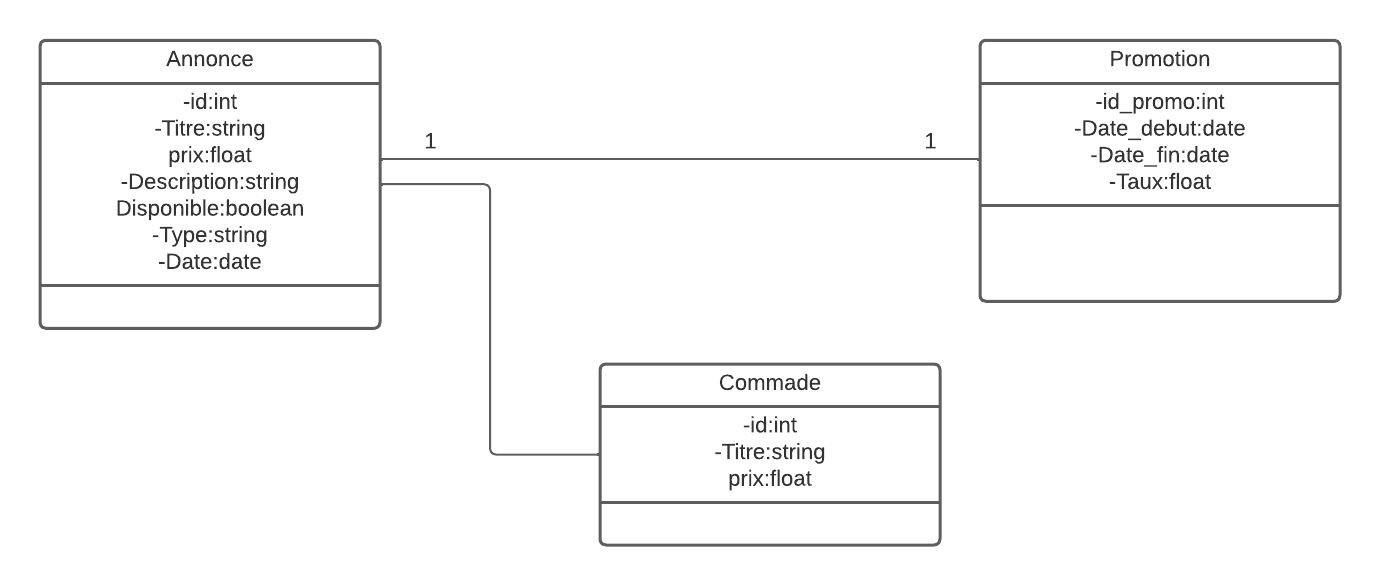
#> input picture class1.png, 1380 x 585 px
$ python main.py
#> lines starting #> are read from the running program, lines starting #| are printed output that depends on the picture; after the words box and inside, x2 and y2 are one past the last pixel; in counts of white or black regions, pixels touching at a corner belong together

import cv2
import pytesseract

# Load the image and convert it to grayscale
image = cv2.imread('class1.png')
#> image is the input picture: shape (585, 1380, 3); min 51, max 255, mean 248.8

gray = cv2.cvtColor(image, cv2.COLOR_BGR2GRAY)

# Apply image pre-processing
threshold = 150
gray = cv2.threshold(gray, threshold, 255, cv2.THRESH_BINARY)[1]
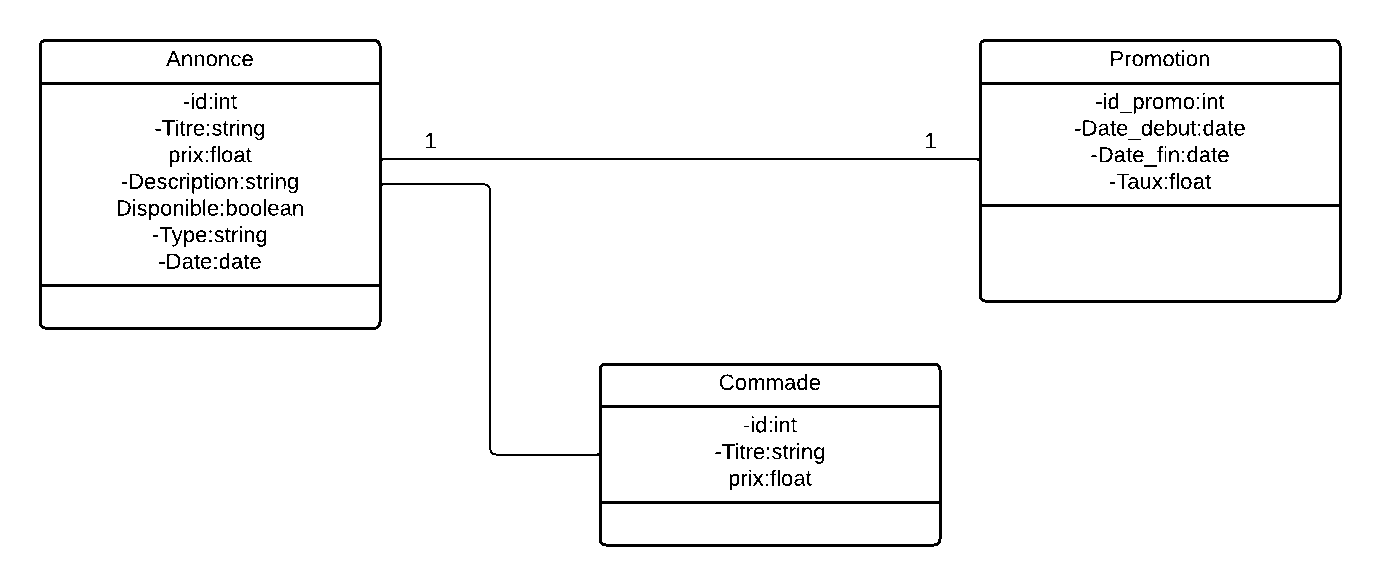
#> gray: shape (585, 1380); 96.5% white; 233 black regions (62 under 20 px), largest, box (x1, y1, x2, y2) and area: (39, 39, 1342, 547) 18872, (1083, 120, 1097, 136) 86, (749, 378, 764, 390) 86

# Extract text using Pytesseract
#> (the run stopped early here; a loop or call above may not have finished)

$ run again, with class2.png copied over class1.png
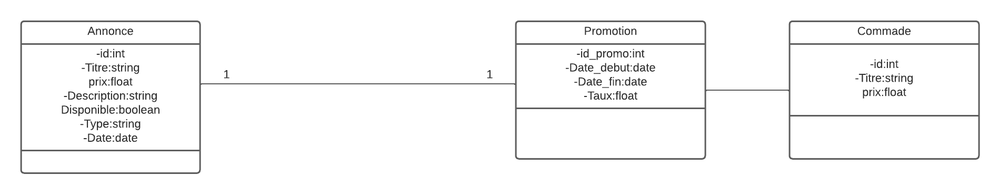
#> input picture class2.png, 1000 x 194 px, shrunk from 1900 x 368 before the run
#> image is the input picture: shape (194, 1000, 3); min 21, max 255, mean 247.3
#> `gray = cv2.threshold(gray, threshold, 255, cv2.THRESH_BINARY)[1]`:
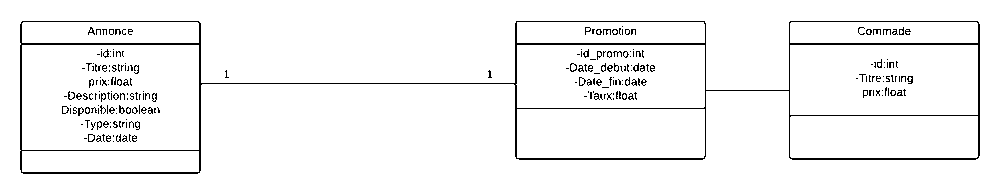
#> gray: shape (194, 1000); 95.9% white; black in thin lines or dots, all inside (x1, y1, x2, y2) = (20, 21, 980, 174)

$ run again, with class22.png copied over class1.png
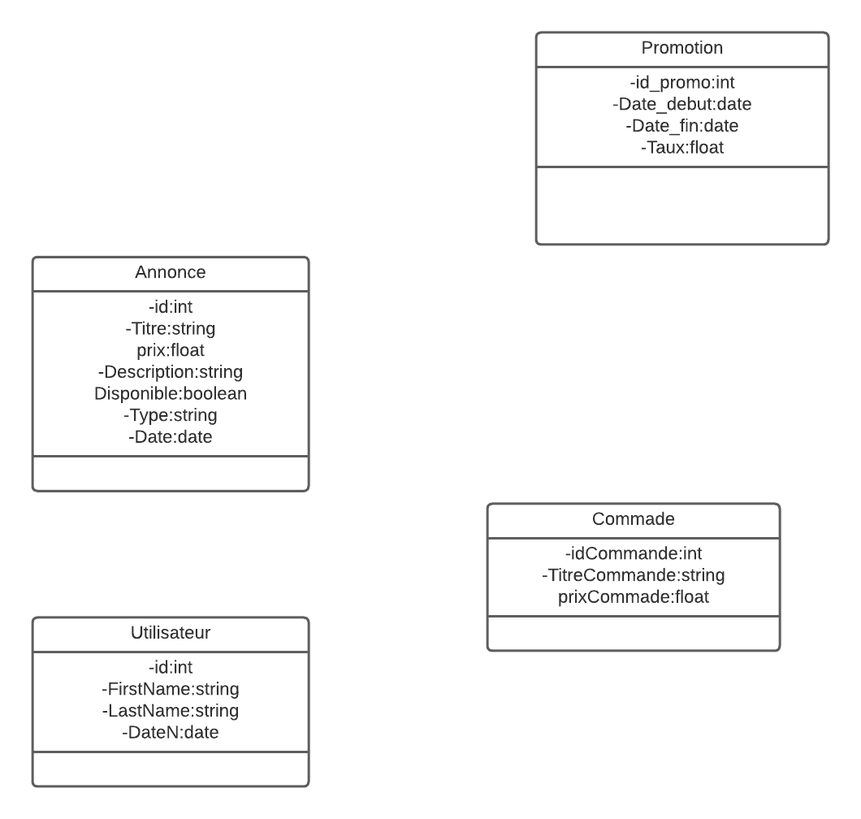
#> input picture class22.png, 861 x 819 px, shrunk from 1060 x 1008 before the run
#> image is the input picture: shape (819, 861, 3); min 0, max 255, mean 248.7
#> `gray = cv2.threshold(gray, threshold, 255, cv2.THRESH_BINARY)[1]`:
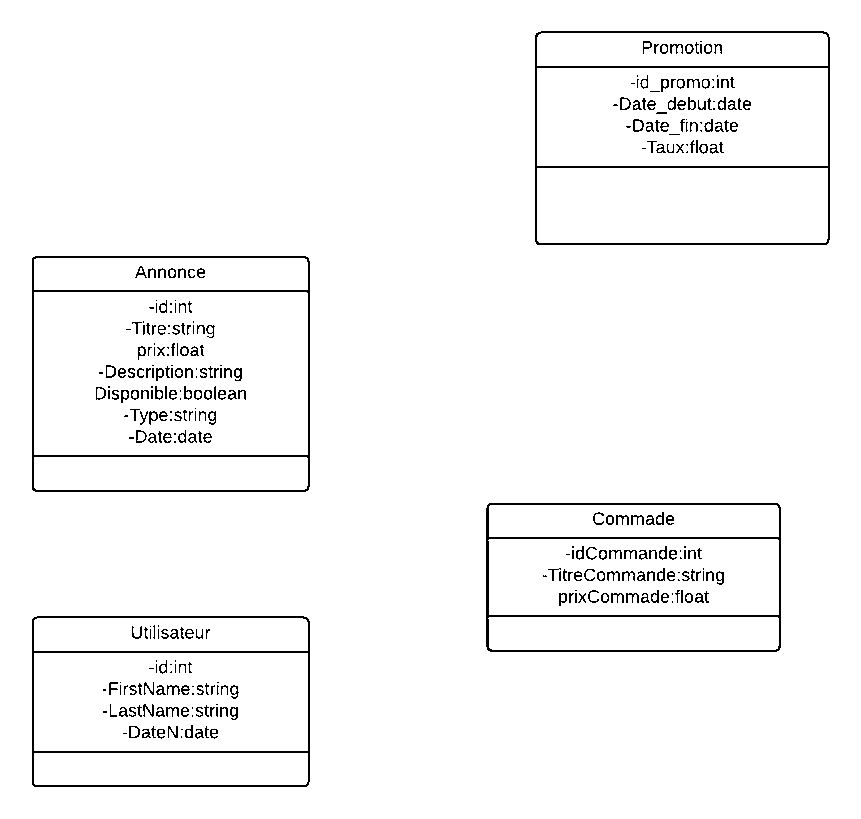
#> gray: shape (819, 861); 97% white; black in thin lines or dots, all inside (x1, y1, x2, y2) = (32, 31, 830, 787)

$ run again, with class3.png copied over class1.png
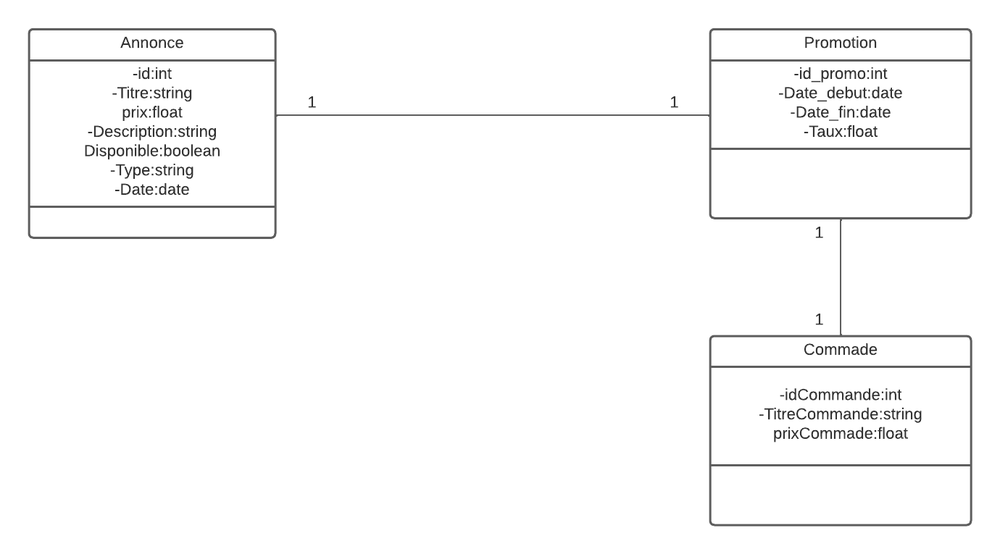
#> input picture class3.png, 1000 x 554 px, shrunk from 1380 x 765 before the run
#> image is the input picture: shape (554, 1000, 3); min 2, max 255, mean 249.7
#> `gray = cv2.threshold(gray, threshold, 255, cv2.THRESH_BINARY)[1]`:
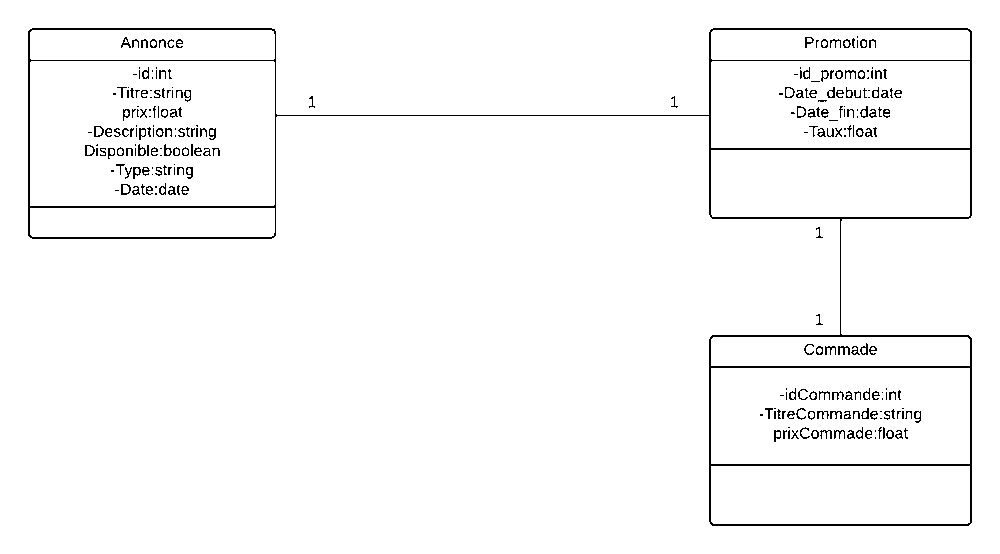
#> gray: shape (554, 1000); 97.4% white; black in thin lines or dots, all inside (x1, y1, x2, y2) = (28, 28, 972, 526)
